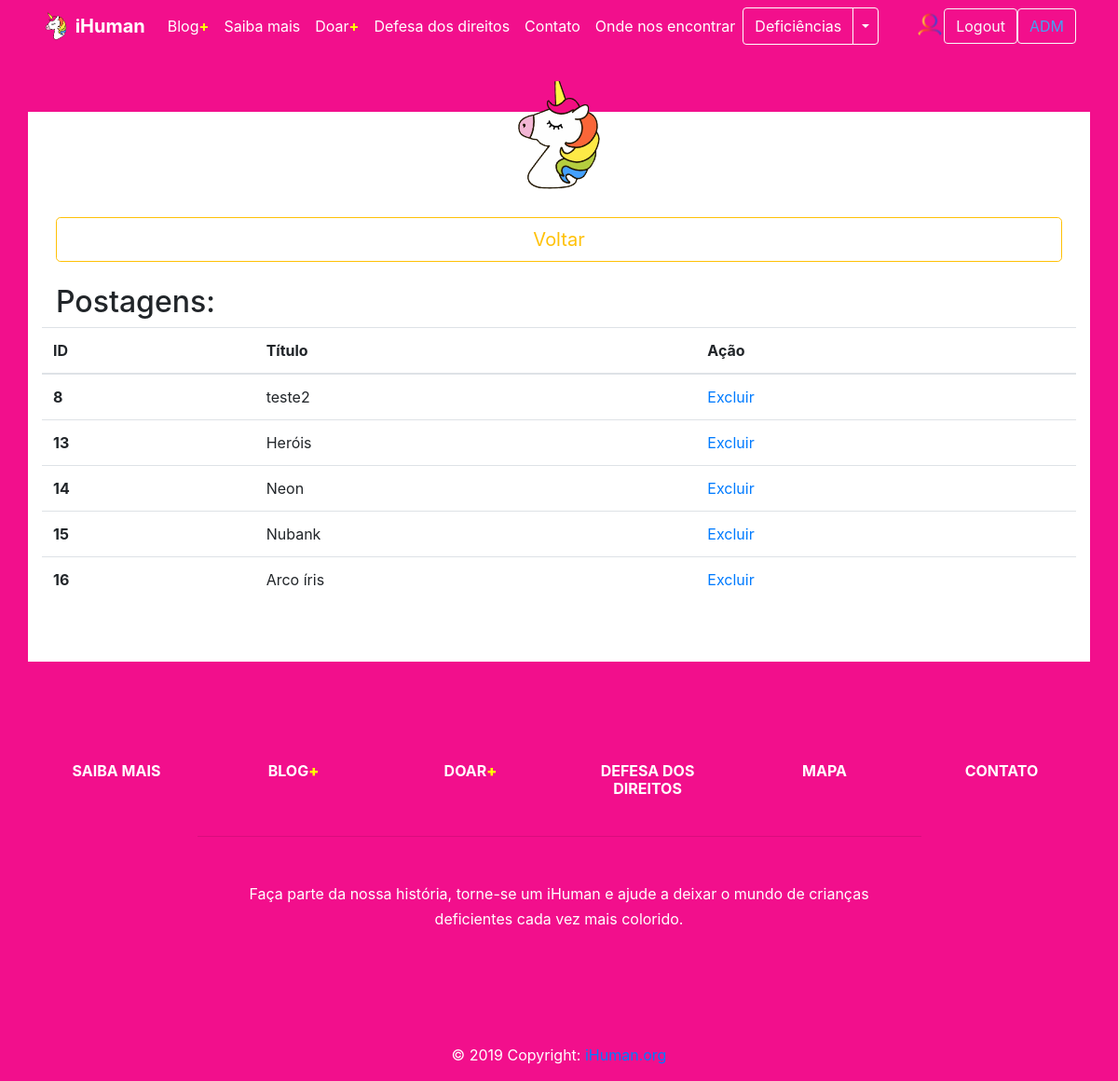
Screenshot of /_site/model/rem_post.php (signed in) with the database file from the repository.
### tables this page shows
CREATE TABLE `blog` (
  `idBlog` int(11) NOT NULL,
  `nomeBlog` varchar(200) DEFAULT NULL,
  `corpoBlog` mediumtext DEFAULT NULL,
  `caminhoImagemPrincipal` varchar(200) DEFAULT NULL
);

### _site/model/rem_post.php (the view, shortened to what this page needs)
<?php
include_once('../controller/connection.php');
?>
<!DOCTYPE html>
<html lang="pt">
<head>
    <link rel="stylesheet" href="http://localhost/iHuman/_site/media/css/style_video.css">
    <link rel="stylesheet" href="http://localhost/iHuman/_site/media/css/style_nav.css">
    <link rel="stylesheet" href="http://localhost/iHuman/_site/media/css/style_contact.css">
    <link rel="stylesheet" href="http://localhost/iHuman/_site/media/js/style.css">
    <link rel="stylesheet" href="https://stackpath.bootstrapcdn.com/bootstrap/4.3.1/css/bootstrap.min.css">
</head>
<body>
<nav class="navbar navbar-expand-lg navbar-dark fixed-top" id="mainNav">
    <div class="container">
      <a class="navbar-brand" href="http://localhost/iHuman/index.php">
        <img src="http://localhost/iHuman/_site/media/images/unicorn.png" width="30" height="30" class="d-inline-block align-top" alt="">
        <b style="font-weight: bold;">i</b><b style="font-weight: bold;">Human</b>
    </a>
      <div class="collapse navbar-collapse" id="navbarResponsive">
        <ul class="navbar-nav mr-auto">
        <li class="nav-item active">
            <a class="nav-link js-scroll-trigger" href="http://localhost/iHuman/_site/view/pages/blog.php">Blog<b style="color: yellow">+</b></a>
          </li>
          <li class="nav-item active">
            <a class="nav-link js-scroll-trigger" href="http://localhost/iHuman/_site/view/pages/about.php">Saiba mais</a>
          </li>
          <li class="nav-item active">
            <a class="nav-link js-scroll-trigger" href="http://localhost/iHuman/_site/view/pages/donate.php">Doar<b style="color: yellow">+</b></a>
          </li>
          <li class="nav-item active">
            <a class="nav-link js-scroll-trigger" href="http://localhost/iHuman/_site/view/pages/rights.php">Defesa dos direitos</a>
          </li>
          <li class="nav-item active">
            <a class="nav-link js-scroll-trigger" href="http://localhost/iHuman/_site/view/pages/contact.php">Contato</a>
          </li>
          <li class="nav-item active">
            <a class="nav-link js-scroll-trigger" href="http://localhost/iHuman/_site/view/pages/mapa.php">Onde nos encontrar</a>
          </li>
          <div class="btn-group">
            <button type="button" class="btn btn-warning drop">Deficiências</button>
            <button type="button" class="btn btn-warning dropdown-toggle dropdown-toggle-split drop" data-toggle="dropdown" aria-haspopup="true" aria-expanded="false">
            </button>
          </div>
        </ul>
        <?php
							if((!isset ($_SESSION['email']) == true) and (!isset ($_SESSION['paswd']) == true)){
								echo '<a href="http://localhost/iHuman/_site/model/form_login.php"><button type="button" class="btn btn-outline-light log" name="log">Login</button></a>';
							}
							else if(($_SESSION['email'] == true) and ($_SESSION['paswd'] == true)) {
                $foto_tmp = $_SESSION['profile'];
                $exibir = "<a href='http://localhost/iHuman/_site/home.php'><img src='".$foto_tmp."' alt=' 'class='rounded-circle' width='30' height='30'></a>";
                echo $exibir;
                echo '<a href="http://localhost/iHuman/_site/controller/_auth/logout.php"><button type="button" class="btn btn-outline-light log" name="log">Logout</button></a>';
                if(($_SESSION['class'] == 1) and ($_SESSION['email'] == true)){
                  echo '<a href="http://localhost/iHuman/_site/view/admin.php"><button type="button" class="btn btn-outline-light log" name="adm" style="color: #44A1F2 !important;">ADM</button></a>';
                }
							}
						?>
      </div>
    </div>
  </nav>
  <div class="container contact-form">
            <div class="contact-image">
                <img src="http://localhost/iHuman/_site/media/images/unicorn.png"/>
            </div>
			<content>
		<div class="container">
        <br>
        <a href="http://localhost/iHuman/_site/view/admin.php"><button type="button" class="btn btn-outline-warning btn-lg btn-block">Voltar</button></a>
        <br>
			<div class="row">
				<div class="col-md-12">
					<h2>Postagens:</h2>
				</div>
			</div>
			<div class="row">
				<?php
					$sql = "SELECT * FROM blog";
            		$res = mysqli_query($con, $sql);
            		$array = mysqli_fetch_assoc($res);
				?>
				<table class="table">
					<thead>
						<tr>
							<th scope="col">ID</th>
							<th scope="col">Título</th>
							<th scope="col">Ação</th>
						</tr>
					</thead>
					<tbody>
						<?php do {?>
						<tr>
							<th scope="row"><?php echo $array['idBlog'];?></th>
							<td><?php echo $array['nomeBlog'];?></td>
							<td>
								<a href="../controller/_del/rem_post.php?id=<?php echo $array['idBlog']?>">Excluir</a><br>
							</td>
						</tr>
						<?php } while($array = mysqli_fetch_assoc($res))?>
					</tbody>
				</table>
			</div>
		</div>
	</content>
<br>
<br>
</div>
<footer class="page-footer font-small indigo" style="background-color: #F20F8C; color: #fff !important;">
  <div class="container">
    <div class="row text-center d-flex justify-content-center pt-5 mb-3">
      <div class="col-md-2 mb-3">
        <h6 class="text-uppercase font-weight-bold">
          <a href="http://localhost/iHuman/_site/view/pages/about.php" style="color: #fff !important;">Saiba Mais</a>
        </h6>
      </div>
      <div class="col-md-2 mb-3">
        <h6 class="text-uppercase font-weight-bold">
          <a href="http://localhost/iHuman/_site/view/pages/blog.php" style="color: #fff !important;">Blog<b style="color: yellow">+</b></a>
        </h6>
      </div>
      <div class="col-md-2 mb-3">
        <h6 class="text-uppercase font-weight-bold">
          <a href="http://localhost/iHuman/_site/view/pages/donate.php" style="color: #fff !important;">Doar<b style="color: yellow">+</b> </a>
        </h6>
      </div>
      <div class="col-md-2 mb-3">
        <h6 class="text-uppercase font-weight-bold">
          <a href="http://localhost/iHuman/_site/view/pages/rights.php" style="color: #fff !important;">Defesa dos Direitos</a>
        </h6>
      </div>
      <div class="col-md-2 mb-3">
        <h6 class="text-uppercase font-weight-bold">
          <a href="http://localhost/iHuman/_site/view/pages/mapa.php" style="color: #fff !important;">Mapa</a>
        </h6>
      </div>
      <div class="col-md-2 mb-3">
        <h6 class="text-uppercase font-weight-bold">
          <a href="http://localhost/iHuman/_site/view/pages/contact.php" style="color: #fff !important;">Contato</a>
        </h6>
      </div>
    </div>
    <hr class="rgba-white-light" style="margin: 0 15%;">
    <div class="row d-flex text-center justify-content-center mb-md-0 mb-4">
      <div class="col-md-8 col-12 mt-5">
        <p style="line-height: 1.7rem">Faça parte da nossa história, torne-se um iHuman e ajude a deixar o mundo de crianças deficientes cada vez mais colorido.</p>
      </div>
    </div>
    <div class="row pb-3">
      <div class="col-md-12">
        <div class="mb-5 flex-center">
          <a class="fb-ic">
          </a>
          <a class="tw-ic">
          </a>
          <a class="gplus-ic">
          </a>
          <a class="li-ic">
          </a>
          <a class="ins-ic">
          </a>
        </div>
      </div>
    </div>
  </div>
  <div class="footer-copyright text-center py-3">© 2019 Copyright:
    <a href="http://localhost/iHuman/index.php"> iHuman.org</a>
  </div>
</footer>
</body>
</html>

### _site/media/css/style_nav.css (style rules this page uses)
.btn-warning { color: rgb(255, 255, 255) !important; border-color: #fff !important; background-color: #F20F8C !important; }
.navbar { background-color: #F20F8C; }
.nav-link { color: #fff !important; }

### _site/media/css/style_contact.css (style rules this page uses)
body { background: #F20F8C; background: linear-gradient(to right, #F20F8C, #F20F8C); }
.contact-form { background: #fff; margin-top: 10%; margin-bottom: 5%; width: 70%; }
.contact-image { text-align: center; }
.contact-image img { border-radius: 6rem; width: 11%; margin-top: -3%; transform: rotate(29deg); }

### rows the page displays
blog: idBlog "8", nomeBlog "teste2"
blog: idBlog "13", nomeBlog "Heróis"
blog: idBlog "14", nomeBlog "Neon"
blog: idBlog "15", nomeBlog "Nubank"
blog: idBlog "16", nomeBlog "Arco íris"
